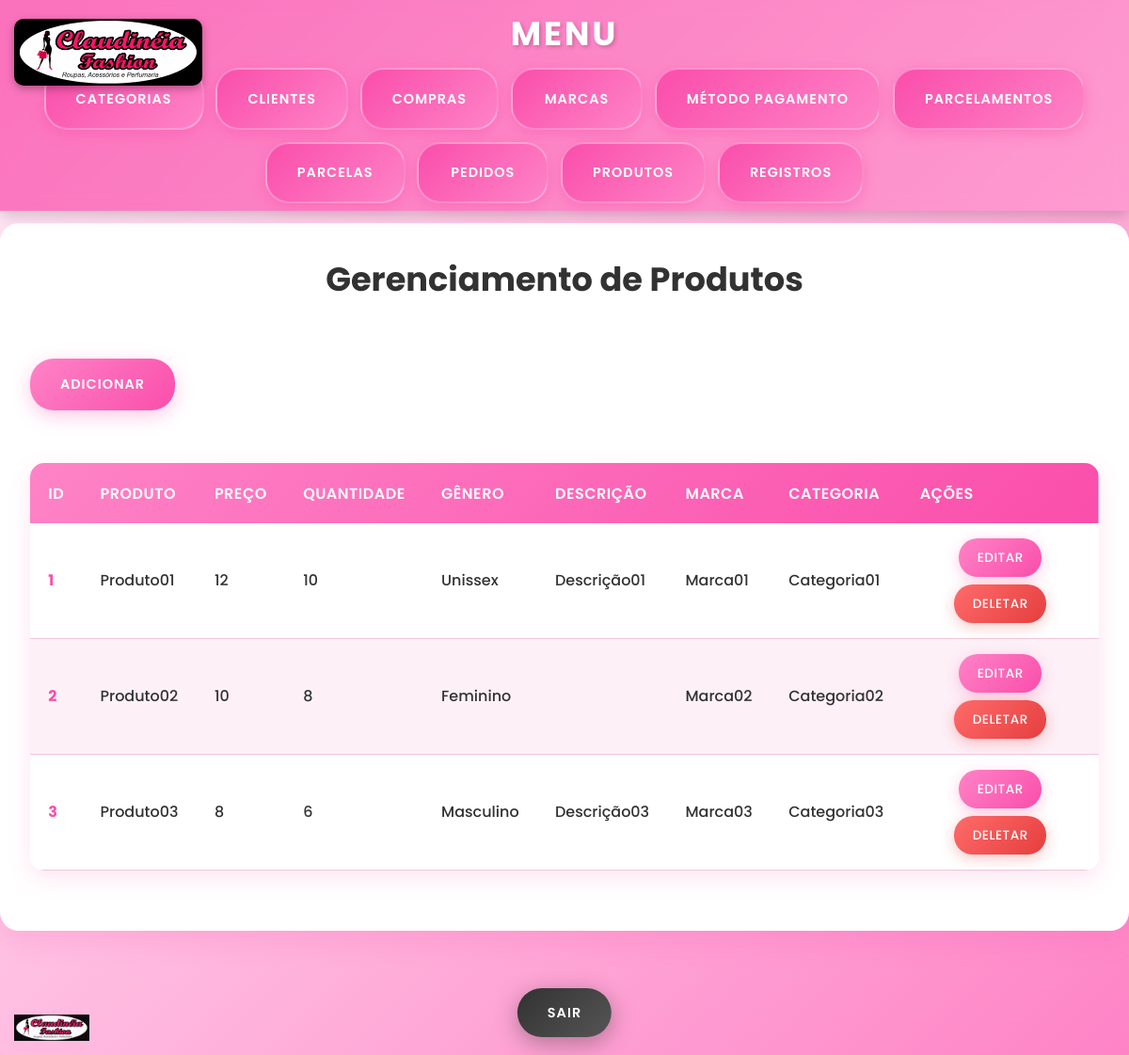
Screenshot of /MeuEstoqueVirtual/public/produto (signed in) with the database file from the repository.
### tables this page shows
CREATE TABLE `produtos` (
  `id` int unsigned NOT NULL AUTO_INCREMENT,
  `nome` varchar(25) NOT NULL,
  `preco` float unsigned NOT NULL,
  `quantidade` smallint unsigned NOT NULL,
  `genero` enum('Masculino','Feminino','Unissex') DEFAULT NULL,
  `descricao` varchar(255) DEFAULT NULL,
  `create_at` datetime NOT NULL DEFAULT CURRENT_TIMESTAMP,
  `update_at` datetime NOT NULL DEFAULT CURRENT_TIMESTAMP,
  `marcas_id` smallint unsigned NOT NULL,
  `categorias_id` tinyint unsigned NOT NULL,
  PRIMARY KEY (`id`,`marcas_id`,`categorias_id`),
  UNIQUE KEY `id_UNIQUE` (`id`),
  UNIQUE KEY `nome_UNIQUE` (`nome`),
  KEY `fk_produtos_marcas_idx` (`marcas_id`),
  KEY `fk_produtos_categorias1_idx` (`categorias_id`),
  CONSTRAINT `fk_produtos_categorias1` FOREIGN KEY (`categorias_id`) REFERENCES `categorias` (`id`),
  CONSTRAINT `fk_produtos_marcas` FOREIGN KEY (`marcas_id`) REFERENCES `marcas` (`id`)
);

CREATE TABLE `marcas` (
  `id` smallint unsigned NOT NULL AUTO_INCREMENT,
  `nome` varchar(25) NOT NULL,
  `create_at` datetime NOT NULL DEFAULT CURRENT_TIMESTAMP,
  `update_at` datetime NOT NULL DEFAULT CURRENT_TIMESTAMP,
  PRIMARY KEY (`id`),
  UNIQUE KEY `id_UNIQUE` (`id`),
  UNIQUE KEY `nome_UNIQUE` (`nome`)
);

CREATE TABLE `categorias` (
  `id` tinyint unsigned NOT NULL AUTO_INCREMENT,
  `nome` varchar(20) NOT NULL,
  `create_at` datetime NOT NULL DEFAULT CURRENT_TIMESTAMP,
  `update_at` datetime NOT NULL DEFAULT CURRENT_TIMESTAMP,
  PRIMARY KEY (`id`),
  UNIQUE KEY `id_UNIQUE` (`id`),
  UNIQUE KEY `nome_UNIQUE` (`nome`)
);

### app/controllers/ProdutoController.php (called while the page is built, shortened)
<?php
class ProdutoController extends BaseController
{
    public function index(): void
    {
        $this->render('Produtos/index');
    }
}

### app/models/Produto/ProdutoDAO.php (called while the page is built, shortened)
<?php
class ProdutoDAO {
    private $conn;
    public function __construct() {
        $db = new Database();
        $this->conn = $db->getConnection();
    }
    public function showProduto($id) {
        $query = "SELECT p.*, m.nome AS marca_nome, c.nome AS categoria_nome
                  FROM produtos p
                  LEFT JOIN marcas m ON p.marcas_id = m.id
                  LEFT JOIN categorias c ON p.categorias_id = c.id";
        $stmt = $this->conn->prepare($query);
        $stmt->execute();
        return $stmt->fetchAll(PDO::FETCH_ASSOC);
    }
}

### app/config/Database.php (called while the page is built, shortened)
<?php
class Database {
    private $host = 'localhost:3306';
    private $db_name = 'sistema_estoque';
    private $username = 'root';
    private $password = 'b4nc0D4d0sM1SQL';
    public function getConnection() {
        $this->conn = null;
        try {
            $this->conn = new PDO(
                "mysql:host={$this->host};dbname={$this->db_name}",
                $this->username,
                $this->password
            );
            $this->conn->setAttribute(PDO::ATTR_ERRMODE, PDO::ERRMODE_EXCEPTION);
        } catch (PDOException $e) {
            die("Erro na conexão: " . $e->getMessage());
        }
        return $this->conn;
    }
}

### app/views/pages/Produtos/index.php (the view, shortened to what this page needs)
<?php
$admin = $_SESSION['admin']['id'];
$produtoDao = new ProdutoDAO();
$resultado = $produtoDao->showProduto($admin);
$basePath = '/MeuEstoqueVirtual/public';
?>
<div class="main-container">
    <h1>Gerenciamento de Produtos</h1>
    <a href="<?= $basePath . '/produto/adicionar' ?>">Adicionar</a>
    <table>
        <thead>
            <tr>
                <th>ID</th>
                <th>Produto</th>
                <th>Preço</th>
                <th>Quantidade</th>
                <th>Gênero</th>
                <th>Descrição</th>
                <th>Marca</th>
                <th>Categoria</th>
                <th>Ações</th>
            </tr>
        </thead>
        <tbody>
            <?php foreach ($resultado as $row): ?>
                <tr>
                    <td><?= $row["id"] ?></td>
                    <td><?= htmlspecialchars($row['nome']) ?></td>
                    <td><?= htmlspecialchars($row['preco']) ?></td>
                    <td><?= htmlspecialchars($row['quantidade']) ?></td>
                    <td><?= htmlspecialchars($row['genero']) ?></td>
                    <td><?= htmlspecialchars($row['descricao']) ?></td>
                    <td><?= htmlspecialchars($row['marca_nome']) ?></td>
                    <td><?= htmlspecialchars($row['categoria_nome']) ?></td>
                    <td class="btn-actions">
                        <a href="<?= $basePath . '/produto/editar/' . $row['id'] ?>" class="btn btn-edit">Editar</a>
                        <a href="<?= $basePath . '/produto/deletar/' . $row['id'] ?>" class="btn btn-delete">Deletar</a>
                    </td>
                </tr>
            <?php endforeach; ?>
        </tbody>
    </table>
</div>
<div class="actions">
    <a href="<?= $basePath . '/login/sair' ?>" class="btn btn-exit">Sair</a>
</div>
<img src="<?= $basePath . '/assets/logo-claudineia.jpeg' ?>" alt="Logo Claudinéia" class="logo-fixed">

### public/index.php (shortened to what this page needs)
<?php
require_once __DIR__ . '/../app/controllers/BaseController.php';
require_once __DIR__ . '/../app/controllers/ProdutoController.php';
$fullUri = $_SERVER['REQUEST_URI'];
$basePath = '/MeuEstoqueVirtual/public';
$uri = $fullUri;
if (strpos($uri, $basePath) === 0) {
    $uri = substr($uri, strlen($basePath));
}
switch ($uri) {
    case '/produto':
        $controller = new \app\controllers\ProdutoController();
        $controller->index();
        break;
}

### app/controllers/BaseController.php (shortened to what this page needs)
<?php
class BaseController
{
    protected function render(string $view, array $data = []): void
    {
        extract($data);
        $viewPath = __DIR__ . '/../views/pages/' . $view . '.php';
        $layoutPath = __DIR__ . '/../views/layouts/Menu/index.php';
        if (file_exists($viewPath)) {
            if ($view == 'Login/index') {
                include $viewPath;
            } else {
                include $layoutPath;
                include $viewPath;
            }
        } else {
            die("View não encontrada: " . $viewPath);
        }
    }
}

### app/views/layouts/Menu/index.php (shortened to what this page needs)
<?php $basePath = '/MeuEstoqueVirtual/public'; ?>
<!DOCTYPE html>
<html lang="pt-BR">
<head>
    <link rel="stylesheet" type="text/css" href="<?= $basePath . '/Css/menu.css' ?>" media="screen" />
    <link rel="stylesheet" type="text/css" href="<?= $basePath . '/Css/tabela.css' ?>" media="screen" />
    <link rel="stylesheet" type="text/css" href="<?= $basePath . '/Css/form.css' ?>" media="screen" />
</head>
</head>
<body>
    <header >
        <div class="menu">
            <img src="<?= $basePath . '/assets/logo-claudineia.jpeg' ?>" alt="Claudinéia Fashion" class="logo-canto">
            <h2 class="titulo">Menu</h2>
            <ul>
                <li><a class="<?php echo ($page ?? '') === 'categoria' ? 'active' : ''; ?>" href="<?php echo $basePath; ?>/categoria">Categorias</a></li>
                <li><a class="<?php echo ($page ?? '') === 'cliente' ? 'active' : ''; ?>" href="<?php echo $basePath; ?>/cliente">Clientes</a></li>
                <li><a class="<?php echo ($page ?? '') === 'compra' ? 'active' : ''; ?>" href="<?php echo $basePath; ?>/compra">Compras</a></li>
                <li><a class="<?php echo ($page ?? '') === 'marca' ? 'active' : ''; ?>" href="<?php echo $basePath; ?>/marca">Marcas</a></li>
                <li><a class="<?php echo ($page ?? '') === 'metodoPagamento' ? 'active' : ''; ?>" href="<?php echo $basePath; ?>/metodoPagamento">Método Pagamento</a></li>
                <li><a class="<?php echo ($page ?? '') === 'parcelamento' ? 'active' : ''; ?>" href="<?php echo $basePath; ?>/parcelamento">Parcelamentos</a></li>
                <li><a class="<?php echo ($page ?? '') === 'parcela' ? 'active' : ''; ?>" href="<?php echo $basePath; ?>/parcela">Parcelas</a></li>
                <li><a class="<?php echo ($page ?? '') === 'pedido' ? 'active' : ''; ?>" href="<?php echo $basePath; ?>/pedido">Pedidos</a></li>
                <li><a class="<?php echo ($page ?? '') === 'produto' ? 'active' : ''; ?>" href="<?php echo $basePath; ?>/produto">Produtos</a></li>
                <li><a class="<?php echo ($page ?? '') === 'registro' ? 'active' : ''; ?>" href="<?php echo $basePath; ?>/registro">Registros</a></li>
            </ul>
        </div>
    </header>
    <main style="padding: 5rem;">
    </main>
</body>
</html>

### public/Css/menu.css (style rules this page uses)
* { margin: 0; padding: 0; box-sizing: border-box; }
body { font-family: 'Arial', sans-serif; background: linear-gradient(135deg, #f5f7fa 0%, #c3cfe2 100%); min-height: 100vh; }
header { background: linear-gradient(135deg, #FA4EAB 0%, #FE83C6 100%); box-shadow: 0 4px 15px rgba(0, 0, 0, 0.2); position: fixed; top: 0; left: 0; right: 0; z-index: 1000; }
.logo-canto { position: absolute; top: 20px; left: 15px; width: 200px; height: auto; border-radius: 10px; box-shadow: 0 3px 10px rgba(0,0,0,0.3); z-index: 1001; }
.menu { width: 100%; padding: 0.5rem 0; background: rgba(255, 255, 255, 0.2); backdrop-filter: blur(10px); }
.menu h2 { color: #ffffff; font-size: 2.2rem; font-weight: bold; text-transform: uppercase; letter-spacing: 3px; margin: 0 0 0.5rem 0; text-align: center; text-shadow: 2px 2px 4px rgba(0, 0, 0, 0.2); }
.menu ul { list-style: none; display: flex; justify-content: center; flex-wrap: wrap; gap: 0.8rem; background: transparent; padding: 0; margin: 0 auto; max-width: 1200px; }
.menu li { display: flex; }
.menu a { display: block; color: #ffffff !important; text-decoration: none !important; padding: 1.2rem 2rem; background: linear-gradient(135deg, #FA4EAB 0%, #FE83C6 100%) !important; border: 2px solid rgba(255, 255, 255, 0.3) !important; border-radius: 25px; font-weight: 600; font-size: 0.9rem; text-transform: uppercase; letter-spacing: 1px; transition: all 0.3s ease; min-width: 140px; text-align: center; box-shadow: 0 4px 15px rgba(250, 78, 171, 0.4) !important; }
.menu a:link { color: #ffffff !important; background: linear-gradient(135deg, #FA4EAB 0%, #FE83C6 100%) !important; }
body { padding-top: 45px; }

### public/Css/tabela.css (style rules this page uses)
body { font-family: 'Poppins', sans-serif; background: linear-gradient(135deg, #FFF2F9 0%, #FE83C6 100%) !important; min-height: 100vh; line-height: 1.6; padding-bottom: 100px; }
.main-container { max-width: 1200px; margin: 2rem auto; padding: 2rem; background: #ffffff; border-radius: 20px; box-shadow: 0 10px 30px rgba(250, 78, 171, 0.2); animation: fadeInUp 0.6s ease-out; }
h1 { color: #323232 !important; font-size: 2.5rem; font-weight: 700; text-align: center; margin-bottom: 1rem; }
h2 { font-size: 1.8rem; font-weight: 600; margin: 1.5rem 0; text-align: center; }
a[href*="adicionar"] { display: inline-block; background: linear-gradient(135deg, #FE83C6 0%, #FA4EAB 100%); color: white; text-decoration: none; padding: 1rem 2rem; border-radius: 25px; font-weight: 600; margin: 1.5rem 0; transition: all 0.3s ease; box-shadow: 0 6px 20px rgba(250, 78, 171, 0.3); text-transform: uppercase; letter-spacing: 1px; font-size: 0.9rem; }
table { width: 100%; border-collapse: collapse; margin: 2rem 0; background: #ffffff; border-radius: 15px; overflow: hidden; box-shadow: 0 8px 25px rgba(250, 78, 171, 0.15); }
thead { background: linear-gradient(135deg, #FE83C6 0%, #FA4EAB 100%); }
th { padding: 1.2rem; text-align: left; font-weight: 600; color: #ffffff !important; font-size: 1rem; letter-spacing: 0.5px; text-transform: uppercase; }
tbody tr { transition: all 0.3s ease; border-bottom: 1px solid #f1c6db; background: #ffffff; }
tbody tr:nth-child(even) { background: #fdf0f7; }
td { padding: 1rem 1.2rem; color: #323232 !important; font-weight: 500; vertical-align: middle; }
td:first-child { font-weight: 700; color: #FA4EAB !important; }
.btn-actions { display: flex; gap: 0.5rem; justify-content: center; flex-wrap: wrap; }
.btn { padding: 0.6rem 1.2rem; border-radius: 20px; font-weight: 500; font-size: 0.85rem; text-transform: uppercase; letter-spacing: 0.5px; transition: all 0.3s ease; border: none; cursor: pointer; }
.btn-edit { background: linear-gradient(135deg, #FE83C6 0%, #FA4EAB 100%); color: white; box-shadow: 0 4px 15px rgba(250, 78, 171, 0.3); }
.btn-delete { background: linear-gradient(135deg, #FF6B6B 0%, #E53E3E 100%); color: white; box-shadow: 0 4px 15px rgba(229, 62, 62, 0.3); }
.actions { position: fixed; bottom: 2rem; left: 50%; transform: translateX(-50%); z-index: 500; text-align: center; }
.btn-exit { background: linear-gradient(135deg, #323232 0%, #555555 100%); color: white; box-shadow: 0 6px 25px rgba(50, 50, 50, 0.4); padding: 1rem 2rem; border-radius: 50px; font-weight: 600; text-transform: uppercase; letter-spacing: 1px; transition: all 0.3s ease; font-size: 0.9rem; }
.logo-fixed { position: fixed; bottom: 15px; left: 15px; width: 80px; height: auto; z-index: 900; transition: all 0.3s ease; opacity: 0.95; }

### rows the page displays
produtos: id "1", nome "Produto01", preco "12", quantidade "10", genero "Unissex", descricao "Descrição01", marcas.nome "Marca01", categorias.nome "Categoria01"
produtos: id "2", nome "Produto02", preco "10", quantidade "8", genero "Feminino", marcas.nome "Marca02", categorias.nome "Categoria02"
produtos: id "3", nome "Produto03", preco "8", quantidade "6", genero "Masculino", descricao "Descrição03", marcas.nome "Marca03", categorias.nome "Categoria03"
